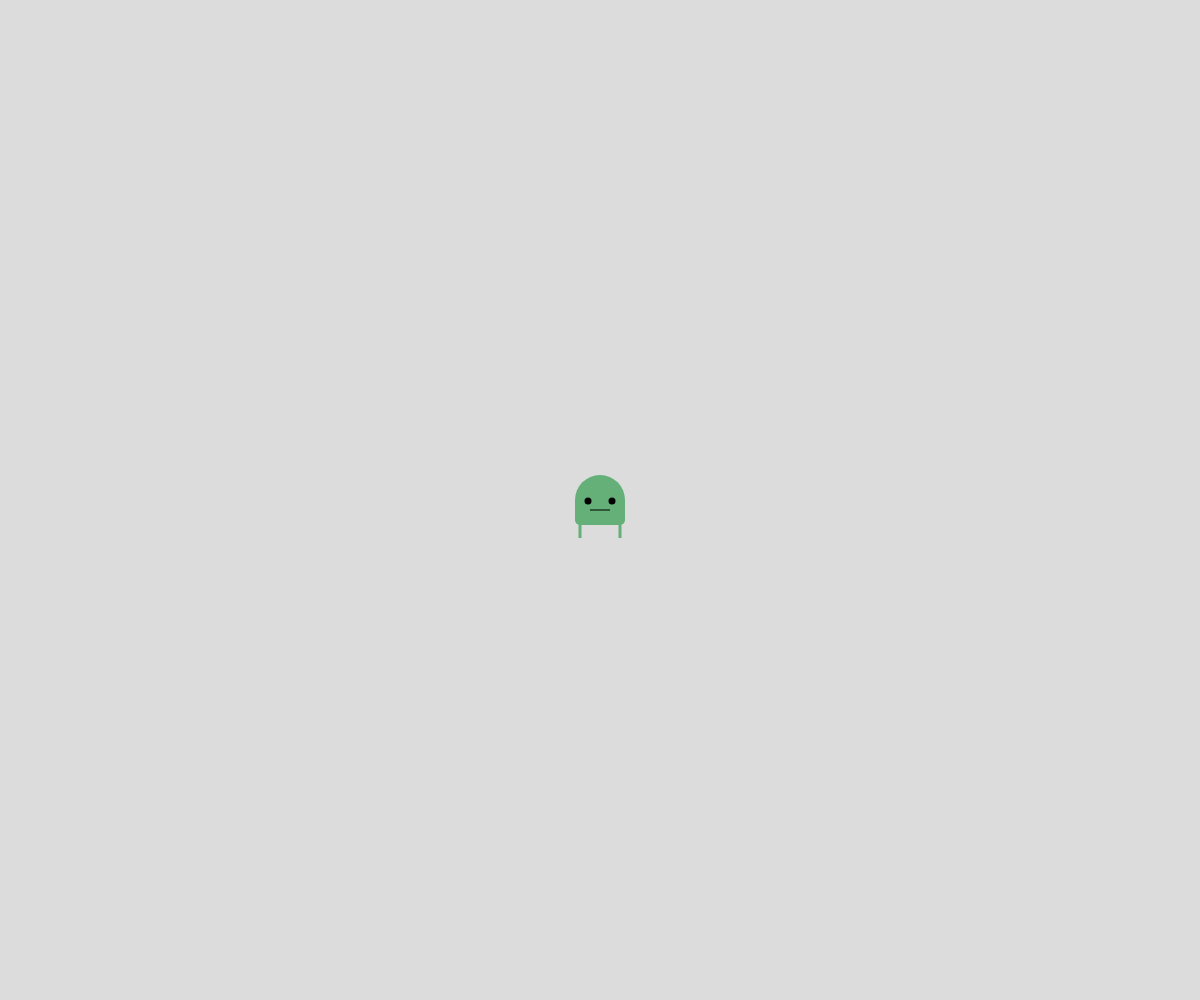
Frame 1 (no input)
Frame 60 (no input): identical to frame 1, image omitted
Frame 120 (the mouse pressed at the canvas centre since frame 60): identical to frame 1, image omitted

The p5.js sketch that drew this single still picture (run headless with seeded random() and noise() and a simulated clock; from frame 60 on, the mouse is pressed at the canvas centre):

// p5.js sketch
// ── sketch.js
// Drawing with Shapes Practice
// Your Name
// Feb 10,2025
//
//Global Variables Declaration


function setup() {                          
  createCanvas(windowWidth, windowHeight);
  rectMode(CENTER);
}

function draw() {
  background(220);
  drawcharacter();
}

function drawcharacter(){
  noStroke();
  fill(100, 176, 120);
  rect(windowWidth/2,windowHeight/2, 50,50, 40, 40, 5, 5);
  fill(0,0,0)
  circle(windowWidth/2-12,windowHeight/2+1, 7);
  circle(windowWidth/2+12,windowHeight/2+1, 7);
  rect(windowWidth/2,windowHeight/2+10, 20, 1);
  fill(100, 176, 120);
  rect(windowWidth/2-20,windowHeight/2+28, 3, 20);
  rect(windowWidth/2+20,windowHeight/2+28, 3, 20);
}
